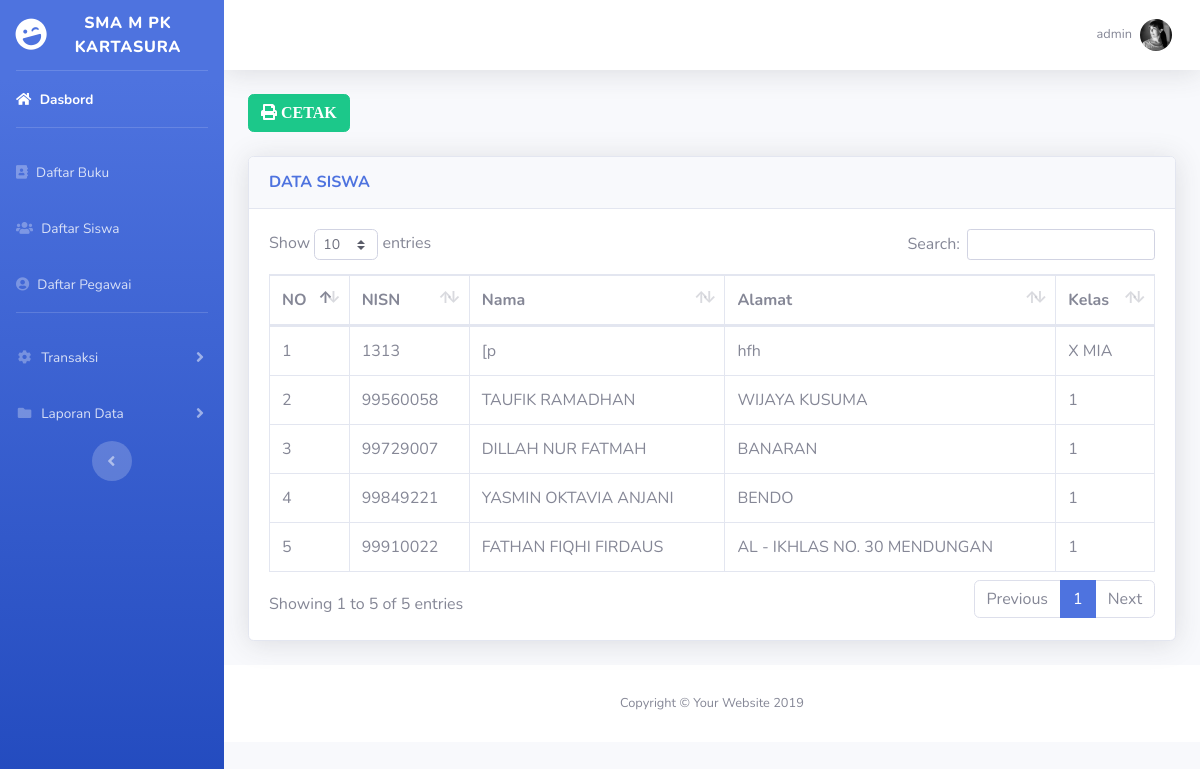
The page /dashborad1.php?page=laporan-anggota (signed in) on the database its author committed.
### tables this page shows
CREATE TABLE `anggota` (
  `nis` varchar(15) NOT NULL,
  `nama` varchar(30) NOT NULL,
  `alamat` varchar(30) NOT NULL,
  `kelas` varchar(5) NOT NULL
);

### rekap/laporan-anggota.php (the view, shortened to what this page needs)
<?php
            $sql= "SELECT * from anggota ORDER BY anggota.nis";
            $query = mysqli_query($koneksi, $sql);
?>
<div>
            <a href="fpdf/cetak_anggota.php" target="_blank" class="btn btn-success"><i class="fa fa-print"> CETAK</i></a>
          </div><br>
<link href="vendor/datatables/dataTables.bootstrap4.min.css" rel="stylesheet">
 <div class="card shadow mb-4">
            <div class="card-header py-3">
              <h6 class="m-0 font-weight-bold text-primary">DATA SISWA</h6>
            </div>
            <div class="card-body">
              <div class="table-responsive">
                <table class="table table-bordered" id="dataTable" width="100%" cellspacing="0">
                  <thead>
                    <tr>
                      <th>NO</th>
                      <th>NISN</th>
                      <th>Nama</th>
                      <th>Alamat</th>
                      <th>Kelas</th>
                    </tr>
                  </thead>
                  <tbody>
                    <?php
                    $no = 1;
    while($row=mysqli_fetch_array($query)){
       ?>
        <tr>
            <td><?php echo $no; ?></td>
            <td><?php echo $row['nis']; ?></td>
            <td><?php echo $row['nama']; ?></td>
            <td><?php echo $row['alamat']; ?></td>
            <td><?php echo $row['kelas']; ?></td>
        </tr>
        <?php $no++ ?>
<?php
}
?>
                  </tbody>
                </table>
              </div>
            </div>
          </div>

### rows shown on the page
anggota: nis "1313", nama "[p", alamat "hfh", kelas "X MIA"
anggota: nis "99560058", nama "TAUFIK RAMADHAN", alamat "WIJAYA KUSUMA", kelas "1"
anggota: nis "99729007", nama "DILLAH NUR FATMAH", alamat "BANARAN", kelas "1"
anggota: nis "99849221", nama "YASMIN OKTAVIA ANJANI", alamat "BENDO", kelas "1"
anggota: nis "99910022", nama "FATHAN FIQHI FIRDAUS", alamat "AL - IKHLAS NO. 30 MENDUNGAN", kelas "1"

### other values the page prints
$_SESSION['status'] "admin"
